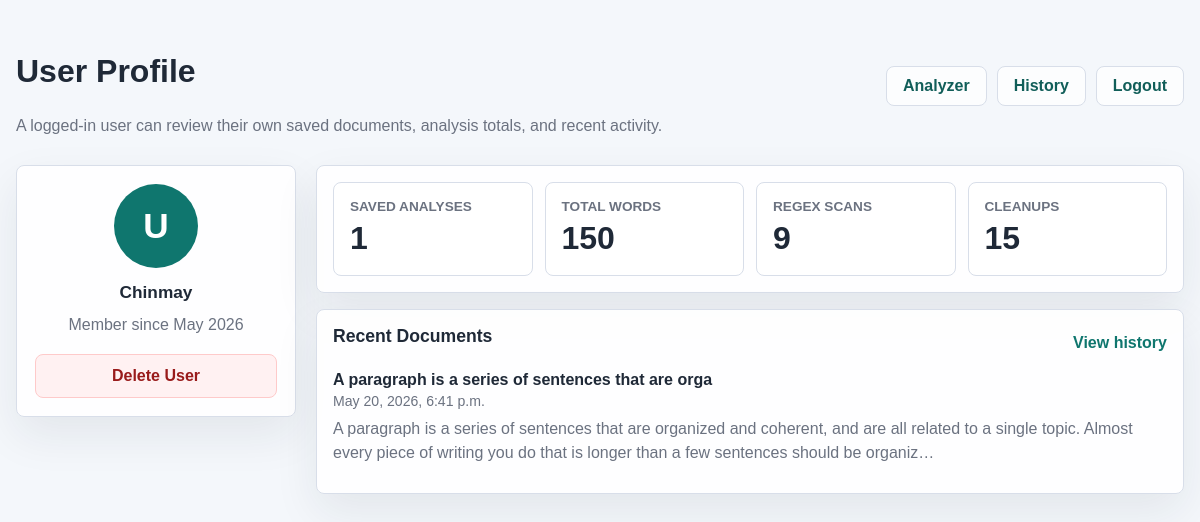
Screenshot of /Text_Analyzer/profile/ (signed in) with the database file from the repository.
### Text_Analyzer/models.py (models this page shows)
class AnalyzeSave(models.Model):
    Person = models.ForeignKey(User, on_delete=models.CASCADE)
    Title = models.TextField(max_length=100)
    orginal_text = models.TextField()
    updated_text = models.TextField()
    words_count  = models.IntegerField()
    sentence_count =  models.IntegerField()
    character_count =  models.IntegerField()
    paragraph_count =  models.IntegerField()
    readablity_score = models.IntegerField()
    reading_time = models.FloatField()
    Saving_date_time = models.DateTimeField(auto_now_add=True)

### Text_Analyzer/views.py (the view)
# urls.py: path("profile/", views.Profile, name='profile'),
def Profile(request):
    data = AnalyzeSave.objects.filter(Person = request.user)
    print()
    context = {
        'current_user': request.user,
        "User_history" : data,
        "Total_words" : data.aggregate(Sum('words_count'))['words_count__sum'],
        "Saved_Analyzes" : data.count(),
    }
    return render(request, 'Text_Analyzer/profile.html', context)

### Text_Analyzer/templates/Text_Analyzer/profile.html
{% extends "Text_Analyzer/base.html" %}
{% block content %}
<body class="profile-page">
    <main class="page">
        <header>
            <div>
                <h1>User Profile</h1>
                <p class="intro">A logged-in user can review their own saved documents, analysis totals, and recent activity.</p>
            </div>
            <nav>
                <a href="{% url 'TAnalyzer:home' %}">Analyzer</a>
                <a href="{% url 'TAnalyzer:history' %}">History</a>
                <a href="{% url 'TAnalyzer:logout' %}">Logout</a>
            </nav>
        </header>
        <section class="profile-layout">
            <aside class="panel profile-card">
                <div class="avatar" aria-hidden="true">U</div>
                <h2>{{ current_user.username }}</h2>
                <p>Member since May 2026</p>
                <div class="profile-actions">
                    <a class="button-link danger-link" href="{% url 'TAnalyzer:delete' %}">Delete User</a>
                </div>
            </aside>
            <section class="profile-main">
                <div class="panel stats profile-stats">
                    <div class="stat">
                        <span>Saved Analyses</span>
                        <strong>{{ Saved_Analyzes }}</strong>
                    </div>
                    <div class="stat">
                        <span>Total Words</span>
                        <strong>{{ Total_words }}</strong>
                    </div>
                    <div class="stat">
                        <span>Regex Scans</span>
                        <strong>9</strong>
                    </div>
                    <div class="stat">
                        <span>Cleanups</span>
                        <strong>15</strong>
                    </div>
                </div>
                <div class="panel section">
                    <div class="section-head">
                        <h2>Recent Documents</h2>
                        <a href="{% url 'TAnalyzer:history' %}">View history</a>
                    </div>
                    {% if User_history %}
                        {% for hist in User_history %}
                        <article class="history-item">
                            <strong>{{ hist.Title }}</strong>
                            <span>{{ hist.Saving_date_time }}</span>
                            <p>{{ hist.orginal_text|truncatechars:200 }}</p>
                        </article>
                        {% endfor %}
                    {% else %}
                        <h3> No records aviable</h3>
                    {% endif %}
                </div>
            </section>
        </section>
    </main>
</body>
{% endblock %}

### Text_Analyzer/Static/Text_Analyzer/style.css (style rules this page uses)
:root { --ink: #1f2937; --muted: #6b7280; --line: #d8dee9; --paper: #ffffff; --wash: #f4f7fb; --accent: #0f766e; --accent-dark: #115e59; --gold: #b7791f; }
* { box-sizing: border-box; }
body { margin: 0; min-height: 100vh; color: var(--ink); background: var(--wash); font-family: Arial, Helvetica, sans-serif; }
.page { width: min(1180px, calc(100% - 32px)); margin: 0 auto; padding: 32px 0 40px; }
header { display: flex; align-items: center; justify-content: space-between; gap: 18px; margin-bottom: 26px; }
p { color: var(--muted); line-height: 1.7; }
.intro { max-width: 680px; margin: 0; }
a { color: var(--accent); font-weight: 800; text-decoration: none; }
nav a, .home-link { display: inline-flex; align-items: center; justify-content: center; min-height: 40px; padding: 0 16px; border: 1px solid var(--line); border-radius: 8px; color: var(--accent-dark); background: rgba(255, 255, 255, 0.75); font-weight: 800; }
nav { display: flex; flex-wrap: wrap; gap: 10px; justify-content: flex-end; }
.panel { border: 1px solid var(--line); border-radius: 8px; background: rgba(255, 255, 255, 0.92); box-shadow: 0 18px 45px rgba(31, 41, 55, 0.08); }
.tool-heading h2, .section-head h2, .history-filter h2, .history-card h2, .profile-card h2 { margin: 0; font-size: 1.08rem; }
.stats { display: grid; grid-template-columns: repeat(2, minmax(0, 1fr)); gap: 12px; padding: 16px; }
.stat { min-height: 94px; padding: 16px; border: 1px solid var(--line); border-radius: 8px; background: #ffffff; }
.stat span { display: block; margin-bottom: 8px; color: var(--muted); font-size: 0.85rem; font-weight: 800; text-transform: uppercase; }
.stat strong { display: block; color: var(--ink); font-size: 2rem; line-height: 1; }
.section { padding: 16px; }
.section h2 { margin: 0 0 12px; font-size: 1.1rem; }
.section-head { display: flex; align-items: center; justify-content: space-between; gap: 12px; margin-bottom: 12px; }
.history-item { padding: 12px 0; border-top: 1px solid var(--line); }
.history-item:first-of-type { border-top: 0; padding-top: 0; }
.history-item strong, .history-item span { display: block; }
.history-item span, .history-card span { margin-top: 4px; color: var(--muted); font-size: 0.88rem; }
.history-item p, .history-card p { margin: 8px 0 0; line-height: 1.5; }
.history-layout, .profile-layout { display: grid; grid-template-columns: 280px minmax(0, 1fr); gap: 20px; align-items: start; }
.history-filter, .profile-card { padding: 18px; }
.history-list, .profile-main { display: grid; gap: 16px; }
.profile-card { text-align: center; }
.avatar { display: grid; place-items: center; width: 84px; height: 84px; margin: 0 auto 14px; border-radius: 50%; color: #ffffff; background: var(--accent); font-size: 2.2rem; font-weight: 800; }
.profile-card p { margin: 8px 0 0; }
.profile-actions { display: grid; gap: 10px; margin-top: 16px; }
.profile-stats { grid-template-columns: repeat(4, minmax(0, 1fr)); }
.auth-submit, .button-link { display: inline-flex; align-items: center; justify-content: center; min-height: 44px; padding: 0 18px; border-radius: 8px; font-weight: 800; }
.button-link { border: 1px solid var(--line); }
.danger-link { color: #991b1b; border-color: #fecaca; background: #fff1f2; }

### rows the page displays
AnalyzeSave: Title "A paragraph is a series of sentences that are orga", Saving_date_time "May 20, 2026, 6:41 p.m.", orginal_text "A paragraph is a series of sentences that are organized and coherent, and are all related to a single topic. Almost every piece of writing you do that is longer than a few sentences should be organiz…"

### other values shown
{{ current_user.username }} "Chinmay"
{{ Saved_Analyzes }} "1"
{{ Total_words }} "150"
